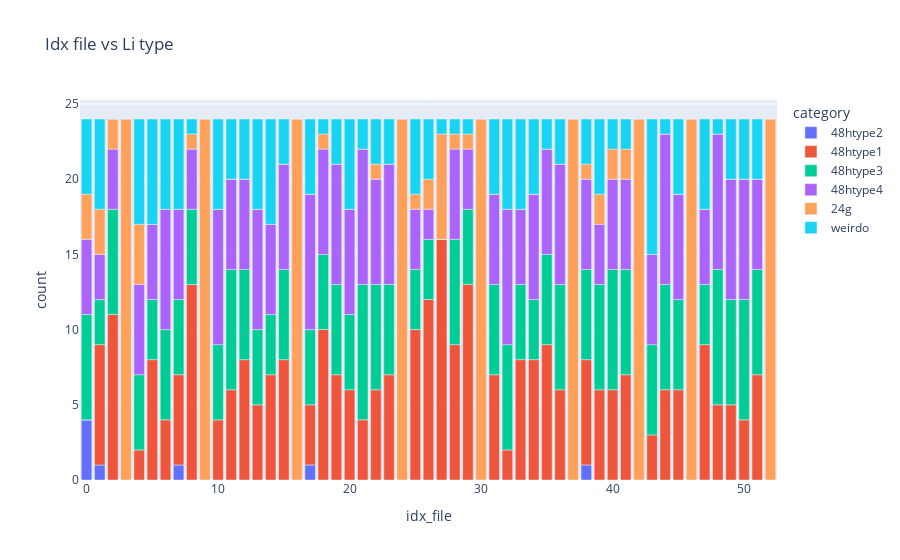

Notebook code cell kept with this figure:
### Code cell
labelling.get_amount_type(file_loc_important_cols, litype, el = "Li")
df_amount_type = mapping_labelling.plot_amount_type(file_loc_important_cols, litype, el, style, category_labels)

### Figure 1 — Plotly figure (JSON) as saved in the notebook; plotly's stock layout.template omitted (floating-point values rounded to 4 significant figures)
{"data": [{"alignmentgroup": "True", "hovertemplate": "category=48htype2<br>idx_file=%{x}<br>count=%{y}<extra></extra>", "legendgroup": "48htype2", "marker": {"color": "#636efa", "pattern": {"shape": ""}}, "name": "48htype2", "offsetgroup": "48htype2", "orientation": "v", "showlegend": true, "textposition": "auto", "type": "bar", "x": [0, 1, 2, 3, 4, 5, 6, 7, 8, 9, 10, 11, 12, 13, 14, 15, 16, 17, 18, 19, 20, 21, 22, 23, 24, 25, 26, 27, 28, 29, 30, 31, 32, 33, 34, 35, 36, 37, 38, 39, 40, 41, 42, 43, 44, 45, 46, 47, 48, 49, 50, 51, 52], "xaxis": "x", "y": [4, 1, 0, 0, 0, 0, 0, 1, 0, 0, 0, 0, 0, 0, 0, 0, 0, 1, 0, 0, 0, 0, 0, 0, 0, 0, 0, 0, 0, 0, 0, 0, 0, 0, 0, 0, 0, 0, 1, 0, 0, 0, 0, 0, 0, 0, 0, 0, 0, 0, 0, 0, 0], "yaxis": "y"}, {"alignmentgroup": "True", "hovertemplate": "category=48htype1<br>idx_file=%{x}<br>count=%{y}<extra></extra>", "legendgroup": "48htype1", "marker": {"color": "#EF553B", "pattern": {"shape": ""}}, "name": "48htype1", "offsetgroup": "48htype1", "orientation": "v", "showlegend": true, "textposition": "auto", "type": "bar", "x": [0, 1, 2, 3, 4, 5, 6, 7, 8, 9, 10, 11, 12, 13, 14, 15, 16, 17, 18, 19, 20, 21, 22, 23, 24, 25, 26, 27, 28, 29, 30, 31, 32, 33, 34, 35, 36, 37, 38, 39, 40, 41, 42, 43, 44, 45, 46, 47, 48, 49, 50, 51, 52], "xaxis": "x", "y": [0, 8, 11, 0, 2, 8, 4, 6, 13, 0, 4, 6, 8, 5, 7, 8, 0, 4, 10, 7, 6, 4, 6, 7, 0, 10, 12, 16, 9, 13, 0, 7, 2, 8, 8, 9, 6, 0, 7, 6, 6, 7, 0, 3, 6, 6, 0, 9, 5, 5, 4, 7, 0], "yaxis": "y"}, {"alignmentgroup": "True", "hovertemplate": "category=48htype3<br>idx_file=%{x}<br>count=%{y}<extra></extra>", "legendgroup": "48htype3", "marker": {"color": "#00cc96", "pattern": {"shape": ""}}, "name": "48htype3", "offsetgroup": "48htype3", "orientation": "v", "showlegend": true, "textposition": "auto", "type": "bar", "x": [0, 1, 2, 3, 4, 5, 6, 7, 8, 9, 10, 11, 12, 13, 14, 15, 16, 17, 18, 19, 20, 21, 22, 23, 24, 25, 26, 27, 28, 29, 30, 31, 32, 33, 34, 35, 36, 37, 38, 39, 40, 41, 42, 43, 44, 45, 46, 47, 48, 49, 50, 51, 52], "xaxis": "x", "y": [7, 3, 7, 0, 5, 4, 6, 5, 5, 0, 5, 8, 6, 5, 4, 6, 0, 5, 5, 6, 5, 9, 7, 6, 0, 4, 4, 0, 7, 5, 0, 6, 7, 5, 4, 6, 7, 0, 6, 7, 8, 7, 0, 6, 7, 6, 0, 4, 9, 7, 8, 7, 0], "yaxis": "y"}, {"alignmentgroup": "True", "hovertemplate": "category=48htype4<br>idx_file=%{x}<br>count=%{y}<extra></extra>", "legendgroup": "48htype4", "marker": {"color": "#ab63fa", "pattern": {"shape": ""}}, "name": "48htype4", "offsetgroup": "48htype4", "orientation": "v", "showlegend": true, "textposition": "auto", "type": "bar", "x": [0, 1, 2, 3, 4, 5, 6, 7, 8, 9, 10, 11, 12, 13, 14, 15, 16, 17, 18, 19, 20, 21, 22, 23, 24, 25, 26, 27, 28, 29, 30, 31, 32, 33, 34, 35, 36, 37, 38, 39, 40, 41, 42, 43, 44, 45, 46, 47, 48, 49, 50, 51, 52], "xaxis": "x", "y": [5, 3, 4, 0, 6, 5, 8, 6, 4, 0, 9, 6, 6, 8, 6, 7, 0, 9, 7, 8, 7, 9, 7, 8, 0, 4, 2, 0, 6, 4, 0, 6, 9, 5, 7, 7, 8, 0, 6, 4, 6, 6, 0, 6, 10, 7, 0, 5, 9, 8, 8, 6, 0], "yaxis": "y"}, {"alignmentgroup": "True", "hovertemplate": "category=24g<br>idx_file=%{x}<br>count=%{y}<extra></extra>", "legendgroup": "24g", "marker": {"color": "#FFA15A", "pattern": {"shape": ""}}, "name": "24g", "offsetgroup": "24g", "orientation": "v", "showlegend": true, "textposition": "auto", "type": "bar", "x": [0, 1, 2, 3, 4, 5, 6, 7, 8, 9, 10, 11, 12, 13, 14, 15, 16, 17, 18, 19, 20, 21, 22, 23, 24, 25, 26, 27, 28, 29, 30, 31, 32, 33, 34, 35, 36, 37, 38, 39, 40, 41, 42, 43, 44, 45, 46, 47, 48, 49, 50, 51, 52], "xaxis": "x", "y": [3, 3, 2, 24, 4, 0, 0, 0, 1, 24, 0, 0, 0, 0, 0, 0, 24, 0, 1, 0, 0, 0, 1, 0, 24, 1, 2, 7, 1, 1, 24, 0, 0, 0, 0, 0, 0, 24, 1, 2, 2, 2, 24, 0, 0, 0, 24, 0, 0, 0, 0, 0, 24], "yaxis": "y"}, {"alignmentgroup": "True", "hovertemplate": "category=weirdo<br>idx_file=%{x}<br>count=%{y}<extra></extra>", "legendgroup": "weirdo", "marker": {"color": "#19d3f3", "pattern": {"shape": ""}}, "name": "weirdo", "offsetgroup": "weirdo", "orientation": "v", "showlegend": true, "textposition": "auto", "type": "bar", "x": [0, 1, 2, 3, 4, 5, 6, 7, 8, 9, 10, 11, 12, 13, 14, 15, 16, 17, 18, 19, 20, 21, 22, 23, 24, 25, 26, 27, 28, 29, 30, 31, 32, 33, 34, 35, 36, 37, 38, 39, 40, 41, 42, 43, 44, 45, 46, 47, 48, 49, 50, 51, 52], "xaxis": "x", "y": [5, 6, 0, 0, 7, 7, 6, 6, 1, 0, 6, 4, 4, 6, 7, 3, 0, 5, 1, 3, 6, 2, 3, 3, 0, 5, 4, 1, 1, 1, 0, 5, 6, 6, 5, 2, 3, 0, 3, 5, 2, 2, 0, 9, 1, 5, 0, 6, 1, 4, 4, 4, 0], "yaxis": "y"}], "layout": {"barmode": "relative", "legend": {"title": {"text": "category"}, "tracegroupgap": 0}, "title": {"text": "Idx file vs Li type"}, "xaxis": {"anchor": "y", "domain": [0, 1], "title": {"text": "idx_file"}}, "yaxis": {"anchor": "x", "domain": [0, 1], "title": {"text": "count"}}}}
